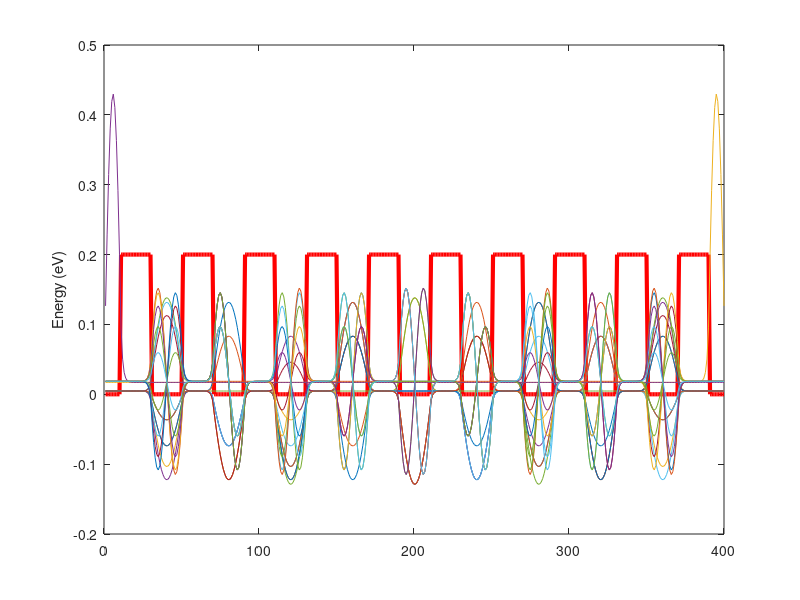
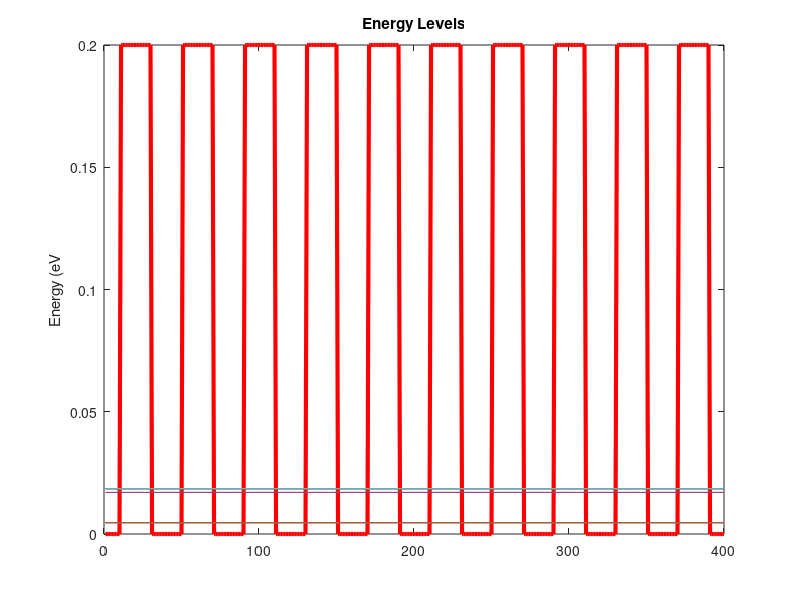

MATLAB code for these plots, in order:
function qmSolver(x, V, m, num)

% x is the distance vector
% V is V(x) the voltage potential (eV) with respect to x.
% m is mass.
% num is number of eigenvalues to evaluate
%%%% By Eric Perez 

%%%%%%%%%%  Constants   %%%%%%%%%%%%
hbar = 6.58211951440e-16;
% e = 1.60217662e-19;
me = 9.10938356e-31;
%%%%%%%%%%%%%%%%%%%%%%%%%%%%%%%%%%%%%%%
if ~nargin
    V = [zeros(10,1) ; 0.2 * ones(20,1); zeros(10,1); ...
        zeros(10,1) ; 0.2 * ones(20,1); zeros(10,1); ...
        zeros(10,1) ; 0.2 * ones(20,1); zeros(10,1); ...
        zeros(10,1) ; 0.2 * ones(20,1); zeros(10,1); ...
        zeros(10,1) ; 0.2 * ones(20,1); zeros(10,1); ...
        zeros(10,1) ; 0.2 * ones(20,1); zeros(10,1); ...
        zeros(10,1) ; 0.2 * ones(20,1); zeros(10,1); ...
        zeros(10,1) ; 0.2 * ones(20,1); zeros(10,1); ...
        zeros(10,1) ; 0.2 * ones(20,1); zeros(10,1); ...
        zeros(10,1) ; 0.2 * ones(20,1); zeros(10,1); ...
        ];
    m = 1*me;
    x = 1:numel(V);
    num = 20;
end

%%%%% Time-Independent Schrodinger Eqn
%%% d^2(u(x)/dx^2 + (2m / hBar) * (E-V(x))*u(x) = 0
%%%%% 
%%%% Will Solve the Hamiltonian to get values of the 
%%%% energy of the system

%%%% H*U(x,t) = i*hbar* d/dt(U(x,t))
%%%% Hamiltonian is equal to:
%%%% -hbar^2/2m * dx^2 + V(x)

% Get stepSize (assume evenly spaced)


%%%% Using Method from
%  https://wiki.physics.udel.edu/phys824/Discretization_of_1D_Hamiltonian

a = x(2) - x(1);
t = (hbar)^2 /(2*m*a^2);

H = zeros(numel(V),numel(V));

for i = 1:numel(V)
    H(i,i) = V(i) + 2*t;
    if i < numel(V)
        H(i,i+1) = -t;
    end
    if i > 1
        H(i,i-1) = -t;
    end
end


[vectors,values] = eig(H);
figure(1)
plot(x,V,'r','LineWidth',3); 
hold on;


% plot eign vectors
for i = 1:num
    u = values(i,i)+vectors(:,i);
%     u = normU(u);
    plot(x,u)
    
    
end
ylabel('Energy (eV)');

hold off;

figure(2)
plot(x,V,'r','LineWidth',3); 
hold on;
for i = 1:num;
    plot(x,ones(1,numel(x))*values(i,i));
    
end
ylabel('Energy (eV')
title('Energy Levels')
hold off;
end

function u = normU(u)
magArray = u.*conj(u);
mag = sum(magArray);

u = u./ (mag^0.5);
end

